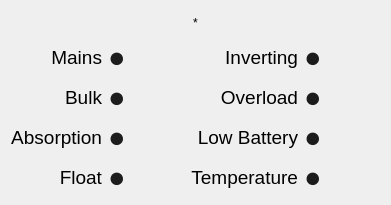
   <widget class="QWidget" name="layoutWidget">
    <property name="geometry">
     <rect>
      <x>610</x>
      <y>522</y>
      <width>391</width>
      <height>205</height>
     </rect>
    </property>
    <layout class="QGridLayout" name="gridLayout_3">
     <item row="0" column="0">
      <widget class="QLabel" name="MultiName_label">
       <property name="text">
        <string>*</string>
       </property>
       <property name="alignment">
        <set>Qt::AlignCenter</set>
       </property>
      </widget>
     </item>
     <item row="1" column="0">
      <layout class="QGridLayout" name="gridLayout">
       <item row="0" column="0">
        <widget class="QLabel" name="Mains_Label">
         <property name="font">
          <font>
           <pointsize>14</pointsize>
          </font>
         </property>
         <property name="text">
          <string>Mains</string>
         </property>
         <property name="alignment">
          <set>Qt::AlignRight|Qt::AlignTrailing|Qt::AlignVCenter</set>
         </property>
        </widget>
       </item>
       <item row="1" column="0">
        <widget class="QLabel" name="Bulk_Label">
         <property name="font">
          <font>
           <pointsize>14</pointsize>
          </font>
         </property>
         <property name="text">
          <string>Bulk</string>
         </property>
         <property name="alignment">
          <set>Qt::AlignRight|Qt::AlignTrailing|Qt::AlignVCenter</set>
         </property>
        </widget>
       </item>
       <item row="3" column="3">
        <widget class="QLabel" name="Temperature_LED">
         <property name="font">
          <font>
           <pointsize>22</pointsize>
          </font>
         </property>
         <property name="styleSheet">
          <string notr="true">color: rgb(29, 28, 28);</string>
         </property>
         <property name="text">
          <string>●</string>
         </property>
         <property name="alignment">
          <set>Qt::AlignLeading|Qt::AlignLeft|Qt::AlignTop</set>
         </property>
        </widget>
       </item>
       <item row="3" column="1">
        <widget class="QLabel" name="Float_LED">
         <property name="font">
          <font>
           <pointsize>22</pointsize>
          </font>
         </property>
         <property name="styleSheet">
          <string notr="true">color: rgb(29, 28, 28);</string>
         </property>
         <property name="text">
          <string>●</string>
         </property>
         <property name="alignment">
          <set>Qt::AlignLeading|Qt::AlignLeft|Qt::AlignTop</set>
         </property>
        </widget>
       </item>
       <item row="3" column="2">
        <widget class="QLabel" name="Temperature_Label">
         <property name="font">
          <font>
           <pointsize>14</pointsize>
          </font>
         </property>
         <property name="text">
          <string>Temperature</string>
         </property>
         <property name="alignment">
          <set>Qt::AlignRight|Qt::AlignTrailing|Qt::AlignVCenter</set>
         </property>
        </widget>
       </item>
       <item row="0" column="2">
        <widget class="QLabel" name="Inverting_Label">
         <property name="font">
          <font>
           <pointsize>14</pointsize>
          </font>
         </property>
         <property name="text">
          <string>Inverting</string>
         </property>
         <property name="alignment">
          <set>Qt::AlignRight|Qt::AlignTrailing|Qt::AlignVCenter</set>
         </property>
        </widget>
       </item>
       <item row="0" column="3">
        <widget class="QLabel" name="Inverting_LED">
         <property name="font">
          <font>
           <pointsize>22</pointsize>
          </font>
         </property>
         <property name="styleSheet">
          <string notr="true">color: rgb(29, 28, 28);</string>
         </property>
         <property name="text">
          <string>●</string>
         </property>
         <property name="alignment">
          <set>Qt::AlignLeading|Qt::AlignLeft|Qt::AlignTop</set>
         </property>
        </widget>
       </item>
       <item row="3" column="0">
        <widget class="QLabel" name="Float_Label">
         <property name="font">
          <font>
           <pointsize>14</pointsize>
          </font>
         </property>
         <property name="text">
          <string>Float</string>
         </property>
         <property name="alignment">
          <set>Qt::AlignRight|Qt::AlignTrailing|Qt::AlignVCenter</set>
         </property>
        </widget>
       </item>
       <item row="1" column="1">
        <widget class="QLabel" name="Bulk_LED">
         <property name="font">
          <font>
           <pointsize>22</pointsize>
          </font>
         </property>
         <property name="styleSheet">
          <string notr="true">color: rgb(29, 28, 28);</string>
         </property>
         <property name="text">
          <string>●</string>
         </property>
         <property name="alignment">
          <set>Qt::AlignLeading|Qt::AlignLeft|Qt::AlignTop</set>
         </property>
        </widget>
       </item>
       <item row="2" column="2">
        <widget class="QLabel" name="Low_Battery_Label">
         <property name="font">
          <font>
           <pointsize>14</pointsize>
          </font>
         </property>
         <property name="text">
          <string>Low Battery</string>
         </property>
         <property name="alignment">
          <set>Qt::AlignRight|Qt::AlignTrailing|Qt::AlignVCenter</set>
         </property>
        </widget>
       </item>
       <item row="1" column="2">
        <widget class="QLabel" name="Overload_Label">
         <property name="font">
          <font>
           <pointsize>14</pointsize>
          </font>
         </property>
         <property name="text">
          <string>Overload</string>
         </property>
         <property name="alignment">
          <set>Qt::AlignRight|Qt::AlignTrailing|Qt::AlignVCenter</set>
         </property>
        </widget>
       </item>
       <item row="2" column="3">
        <widget class="QLabel" name="Low_Battery_LED">
         <property name="font">
          <font>
           <pointsize>22</pointsize>
          </font>
         </property>
         <property name="styleSheet">
          <string notr="true">color: rgb(29, 28, 28);</string>
         </property>
         <property name="text">
          <string>●</string>
         </property>
         <property name="alignment">
          <set>Qt::AlignLeading|Qt::AlignLeft|Qt::AlignTop</set>
         </property>
        </widget>
       </item>
       <item row="2" column="0">
        <widget class="QLabel" name="Absorption_Label">
         <property name="font">
          <font>
           <pointsize>14</pointsize>
          </font>
         </property>
         <property name="text">
          <string>Absorption</string>
         </property>
         <property name="alignment">
          <set>Qt::AlignRight|Qt::AlignTrailing|Qt::AlignVCenter</set>
         </property>
        </widget>
       </item>
       <item row="1" column="3">
        <widget class="QLabel" name="Overload_LED">
         <property name="font">
          <font>
           <pointsize>22</pointsize>
          </font>
         </property>
         <property name="styleSheet">
          <string notr="true">color: rgb(29, 28, 28);</string>
         </property>
         <property name="text">
          <string>●</string>
         </property>
         <property name="alignment">
          <set>Qt::AlignLeading|Qt::AlignLeft|Qt::AlignTop</set>
         </property>
        </widget>
       </item>
       <item row="0" column="1">
        <widget class="QLabel" name="Mains_LED">
         <property name="font">
          <font>
           <pointsize>22</pointsize>
          </font>
         </property>
         <property name="styleSheet">
          <string notr="true">color: rgb(28, 28, 28);</string>
         </property>
         <property name="text">
          <string>●</string>
         </property>
         <property name="alignment">
          <set>Qt::AlignLeading|Qt::AlignLeft|Qt::AlignTop</set>
         </property>
        </widget>
       </item>
       <item row="2" column="1">
        <widget class="QLabel" name="Absorption_LED">
         <property name="font">
          <font>
           <pointsize>22</pointsize>
          </font>
         </property>
         <property name="styleSheet">
          <string notr="true">color: rgb(29, 28, 28);</string>
         </property>
         <property name="text">
          <string>●</string>
         </property>
         <property name="alignment">
          <set>Qt::AlignLeading|Qt::AlignLeft|Qt::AlignTop</set>
         </property>
        </widget>
       </item>
      </layout>
     </item>
    </layout>
   </widget>
